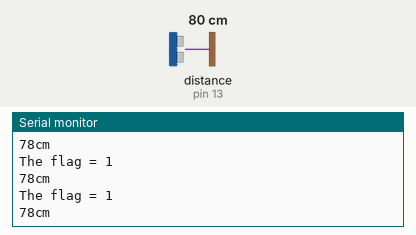
Simulated run of this sketch. Board: Arduino Uno, built with avr-gcc and run on an emulated ATmega328P. Shown: the last lines printed to the serial monitor. Wiring (inferred from the names in the program): range finder with pulse-width output: data pin 13. Inputs (shaded band) come from the test bench; at power-on: distance to the obstacle (sensor on pin 13) 80 cm. The echo pulse lasts 58.3 µs per cm.

Above: at 1.2 s.
1.3 s: distance to the obstacle (sensor on pin 13) set to 2 cm
At 2.1 s:
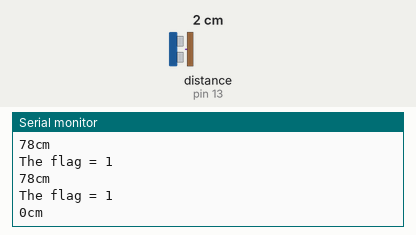
2.8 s: distance to the obstacle (sensor on pin 13) set to 4 cm
At 3.1 s:
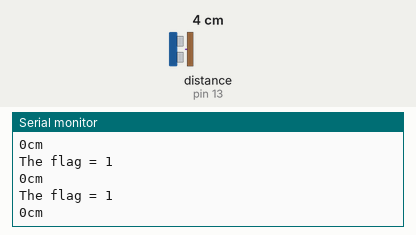
Timing chart, 0 to 5.8 s (numbered marks = the images above; inputs shaded):
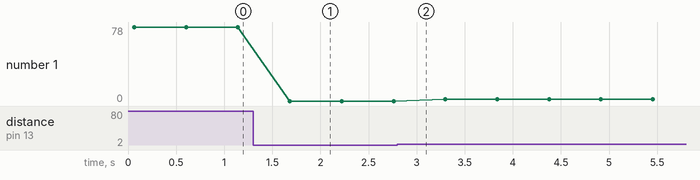

Measured:
- after the input at 1.3 s, the serial monitor: prints a new line after 0.38 s (image 1)
- plotted number 1: 78 → 0 after the input at 1.3 s, 0 → 2 after the input at 2.8 s

The sketch:

Challenge_7_sonar_AP.ino
```cpp
#include <SoftwareSerial.h>
SoftwareSerial XBee(2,3);

const int pwPin = 13;
//variables needed to store values
long pulse, inches, cm;
int flag = 0;
void setup() {

  //This opens up a serial connection to shoot the results back to the PC console
  Serial.begin(9600);
  XBee.begin(9600);
}

void loop() {

  pinMode(pwPin, INPUT);
    //Used to read in the pulse that is being sent by the MaxSonar device.
  //Pulse Width representation with a scale factor of 147 uS per Inch.

  pulse = pulseIn(pwPin, HIGH);
  //147uS per inch
  inches = pulse/147;
  //change inches to centimetres
  cm = inches * 2.54;
//  Serial.print(inches);
//  Serial.print("in, ");

 if (cm < 140) {
  flag = 1;
  XBee.print(flag);
  Serial.print("The flag = ");
  Serial.println(flag);
 }
 else {
  flag = 0;
  XBee.print(flag);
  Serial.print("The flag = ");
  Serial.println(flag);
 }
  Serial.print(cm);
  Serial.print("cm");
  Serial.println();
  delay(500);
}
```
